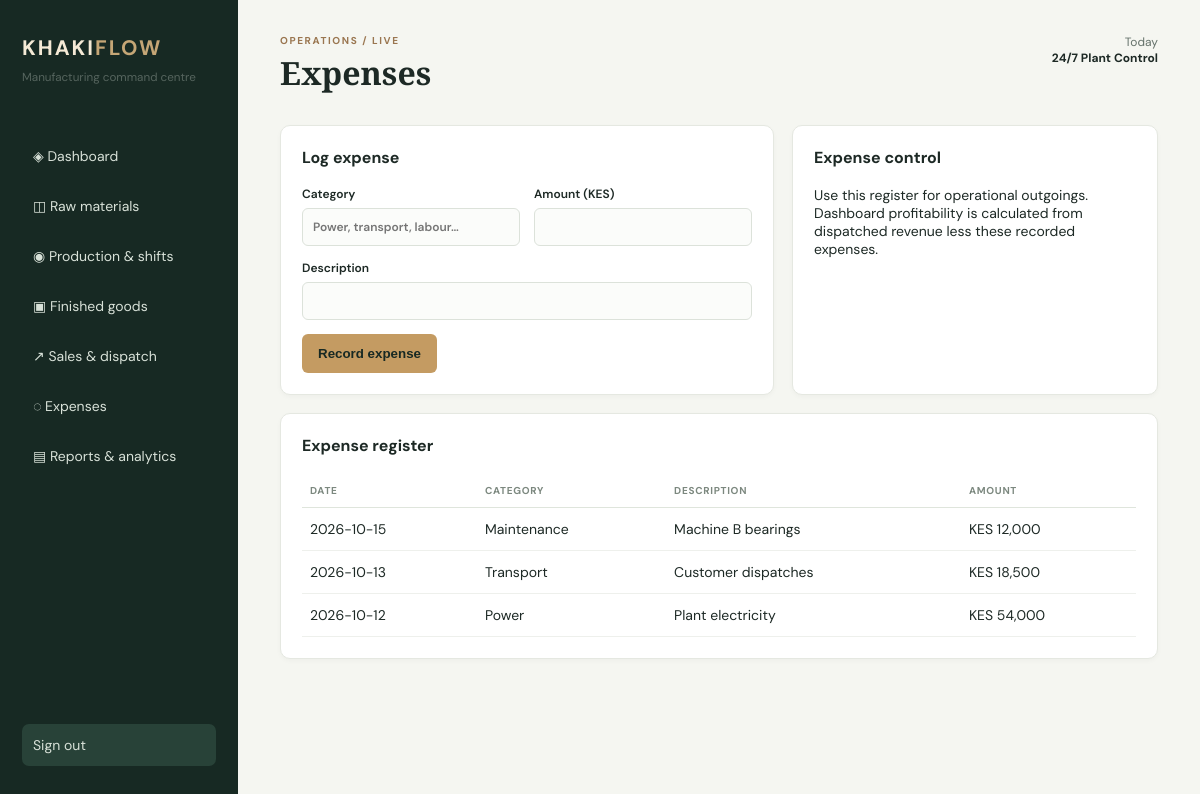
Screenshot of /expenses (signed in) with the database file from the repository.
### models.py (models this page shows)
class Expense(db.Model):
    id = db.Column(db.Integer, primary_key=True); expense_date = db.Column(db.Date, nullable=False); category = db.Column(db.String(50), nullable=False); description = db.Column(db.String(120), nullable=False); amount = db.Column(db.Float, nullable=False)

### app.py (the view)
 @app.route('/expenses',methods=['GET','POST'])
 def expenses():
  if request.method=='POST': db.session.add(Expense(expense_date=date.today(),category=request.form['category'],description=request.form['description'],amount=float(request.form['amount']))); db.session.commit(); flash('Expense recorded.','success'); return redirect(url_for('expenses'))
  return render_template('expenses.html',expenses=Expense.query.order_by(Expense.id.desc()).all())

### app.py (called while the page is built)
def money(v): return f'KES {v:,.0f}'

### templates/expenses.html
{%extends 'base.html'%}{%set title='Expenses'%}{%block content%}<section class="grid two"><article><h2>Log expense</h2><form method="post" class="formgrid"><label>Category<input name="category" placeholder="Power, transport, labour…" required></label><label>Amount (KES)<input name="amount" type="number" step=".01" required></label><label class="wide">Description<input name="description" required></label><button>Record expense</button></form></article><article><h2>Expense control</h2><p>Use this register for operational outgoings. Dashboard profitability is calculated from dispatched revenue less these recorded expenses.</p></article></section><article><h2>Expense register</h2><table><tr><th>Date</th><th>Category</th><th>Description</th><th>Amount</th></tr>{%for e in expenses%}<tr><td>{{e.expense_date}}</td><td>{{e.category}}</td><td>{{e.description}}</td><td>{{money(e.amount)}}</td></tr>{%endfor%}</table></article>{%endblock%}

### static/style.css (style rules this page uses)
* { box-sizing:border-box }
body { margin:0;background:#f5f6f1;color:#1d2925;font:14px 'DM Sans',sans-serif }
.kpis>div,article { background:#fff;border:1px solid #e5e8e1;border-radius:10px;padding:21px;box-shadow:0 2px 5px #17292308 }
.grid { display:grid;gap:18px;margin-bottom:18px }
.two { grid-template-columns:1.35fr 1fr }
h2 { margin:0 0 18px;font-size:16px }
table { width:100%;border-collapse:collapse;text-align:left }
th { font-size:10px;text-transform:uppercase;letter-spacing:.7px;color:#7c887f;padding:10px 8px;border-bottom:1px solid #dfe5dc }
td { padding:12px 8px;border-bottom:1px solid #eef0ec }
.formgrid { display:grid;grid-template-columns:1fr 1fr;gap:14px }
.formgrid label { display:grid;gap:6px;font-size:12px;font-weight:600 }
.wide { grid-column:span 2 }
input,select { border:1px solid #dce2da;border-radius:6px;padding:10px;font:inherit;background:#fbfcfa }
button { border:0;border-radius:6px;background:#c49b62;color:#172923;padding:12px 16px;font-weight:bold;cursor:pointer;width:max-content }

### rows the page displays
Expense: expense_date "2026-10-15", category "Maintenance", description "Machine B bearings", amount "KES 12,000"
Expense: expense_date "2026-10-13", category "Transport", description "Customer dispatches", amount "KES 18,500"
Expense: expense_date "2026-10-12", category "Power", description "Plant electricity", amount "KES 54,000"

### other values shown
{{ title|default('Business overview') }} "Expenses"
{{ now|default('Today') }} "Today"
